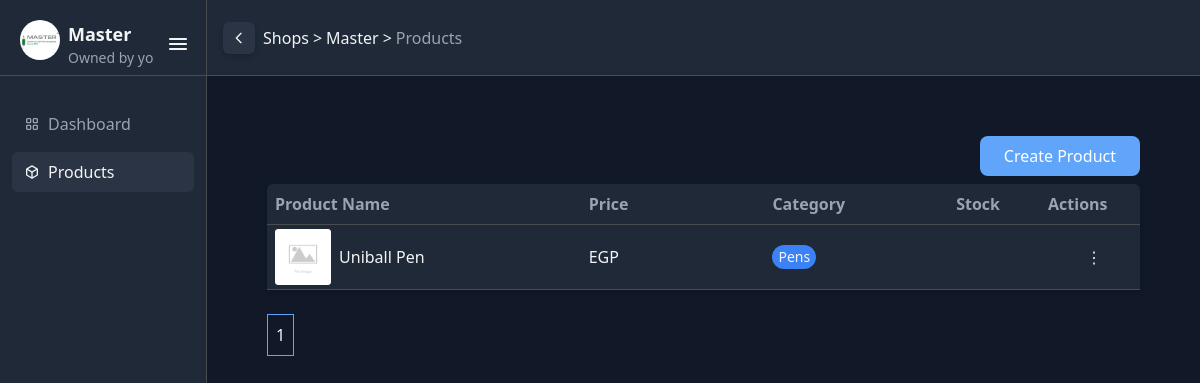
Before: /shops/master/products/ (signed in) with the older database file.
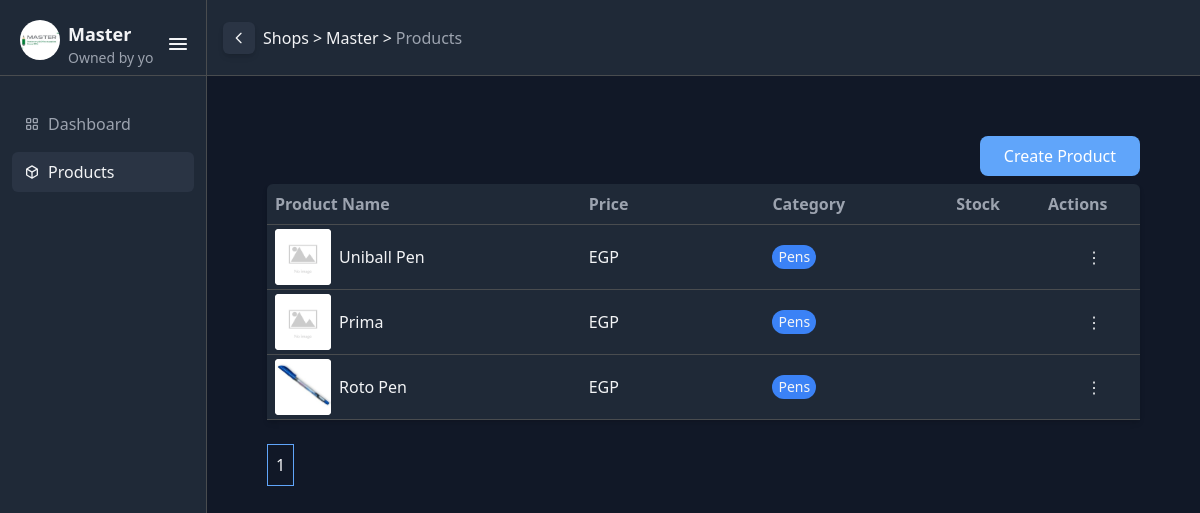
After: the same page with the newer database file.
### pos/models.py (models this page shows, shortened)
class Shop(models.Model):
    name = models.CharField(max_length=100)
    owner = models.ForeignKey(User, on_delete=models.CASCADE, related_name="shops")
    managers = models.ManyToManyField(User, through='ShopManager')
    created_at = models.DateTimeField(auto_now_add=True)
    logo = models.ImageField(upload_to="logos/", null=True, blank=True)
    slug = models.SlugField(unique=True, blank=True)
    discount_percentage = models.DecimalField(max_digits=4, decimal_places=2, default=0)
    tax_percentage = models.DecimalField(max_digits=4, decimal_places=2, default=0)
    currency_code = models.CharField(max_length=10) # Examples: EGP, $, ect...
    def get_logo_url(self):
        if self.logo:
            return self.logo.url
        return "/media/defaults/logo.jpg"

class Product(models.Model):
    shop = models.ForeignKey(Shop, on_delete=models.CASCADE, related_name="products")
    name = models.CharField(max_length=200)
    category = models.ForeignKey(Category, on_delete=models.SET_NULL, null=True, blank=True, related_name="products")

class Category(models.Model):
    shop = models.ForeignKey(Shop, on_delete=models.CASCADE, related_name="categories")
    name = models.CharField(max_length=100)
    color = models.CharField(max_length=20, choices=utils.CATEGORY_COLORS_CHOICES, default='blue')
    class Meta:
        constraints = [models.UniqueConstraint(fields=['shop', 'name'], name="unique_shop_name_category")]

class ProductVariant(models.Model):
    product = models.ForeignKey(Product, on_delete=models.CASCADE, related_name="product_variants")
    name = models.CharField(max_length=200, blank=True)
    sku = models.CharField(max_length=50, blank=True, null=False)
    barcode = models.CharField(max_length=13)
    price = models.DecimalField(max_digits=10, decimal_places=2)
    stock_quantity = models.IntegerField()
    discount_percentage = models.DecimalField(max_digits=5, decimal_places=2)
    price_after_discount = models.DecimalField(max_digits=10, decimal_places=2, blank=True, null=True)
    reorder_point = models.IntegerField(null=True, blank=True)
    is_deleted = models.BooleanField(default=False)
    marked_for_deletion_at = models.DateTimeField(null=True, blank=True)
    image = models.ImageField(upload_to=image_upload_to, null=True, blank=True)
    product_attribute_values = models.ManyToManyField(ProductAttributeValue, through="ProductVariantAttributeValue")
    def get_image_url(self):
        if self.image:
            return self.image.url
        return "/media/defaults/product.png"

### pos/views.py (the view)
# urls.py: path('shops/<str:slug>/products/', views.ProductView.as_view(), name='products'),
class ProductView(ShopAccessMixin, ListView):
    template_name = "pos/shop/products.html"
    active_page = 'products' # For context
    required_perms = ['can_view_products']
    context_object_name = "product_list"
    paginate_by = 50
    def get_queryset(self):
        products = Product.objects.filter(shop=self.shop, product_variants__is_deleted=False).distinct()
        print(products.first().pk)
        for product in products:
            product.hex_code = utils.CATEGORY_COLORS_MAPPING[product.category.color] # For context
        return products
    def get_breadcrumbs(self):
        base = super().get_breadcrumbs()
        base.extend([{"name": "Products", "url": None}])
        return base

### pos/views.py (called while the page is built, shortened)
    def get_breadcrumbs(self):
        return [{"name": "Shops", "url": reverse("home")},
                {"name": self.shop.name, "url": reverse("dashboard", args=[self.shop.slug])}]

    def dispatch(self, request, *args, **kwargs):
        slug = self.kwargs.get("slug")
        shop = get_object_or_404(Shop, slug=slug)
        if request.user.shops.filter(pk=shop.pk).exists():
            self.shop = shop
            self.isOwner = True
            self.shop_manager = None
            return super().dispatch(request, *args, **kwargs)

    def get_context_data(self, **kwargs):
        context =  super().get_context_data(**kwargs)
        context.update({
            'shop': self.shop,
            'isOwner': self.isOwner,
            'shop_manager': self.shop_manager,
            'active_page': self.active_page,
            'breadcrumbs': self.get_breadcrumbs()
        })
        return context

### pos/templates/pos/shop/products.html (shortened to what this page needs)
{% extends 'pos/shop/shop_base.html' %}
{% load static %}
{% block content %}
    <div class="flex justify-center items-center w-full p-10">
        <div class="flex flex-col gap-2">
            <a href="{% url 'product_create' shop.slug %}" class="bg-primary py-2 px-6 self-end cursor-pointer hover:bg-primary-hover text-primary-text font-medium w-fit rounded-lg">Create Product</a>
            <table class="table-fixed w-full border-collapse overflow-scroll shadow-md">
                <thead class="text-secondary-text">
                    <tr class="text-left border-b border-border h-10 bg-surface rounded-lg">
                        <th class="pl-2 rounded-tl-md w-24 md:w-56 font-semibold">Product Name</th>
                        <th class="w-24 md:w-32 font-semibold">Price</th>
                        <th class="w-32 md:w-32 font-semibold">Category</th>
                        <th class="w-12 md:w-16 font-semibold">Stock</th>
                        <th class="rounded-tr-md w-12 md:w-16 font-semibold">Actions</th>
                    </tr>
                </thead>
                <tbody class="bg-surface">
                    {% for product in product_list %}
                    <tr class="text-text border-b border-border cursor-pointer"
                     onclick="if (!event.target.closest('a, button')) window.location.href='{% url 'product_details' shop.slug product.pk %}'">
                        <td class="pl-2 flex items-center gap-2 h-16">
                            <div class="bg-white h-14 w-14 rounded-sm flex justify-center items-center">
                                {% with first_variant=product.product_variants.first %}
                                    <img src="{{ first_variant.get_image_url }}" class="h-14 rounded-sm object-contain" alt="Product image">
                                {% endwith %}
                            </div>
                            {{ product.name }}
                        </td>
                        <td>{{ shop.currency_code }} {{ product.price_after_discount }}</td>
                        <td>
                            <div style="background-color: {{ product.hex_code }};" class="w-fit px-1.5 py-0.5 rounded-2xl text-sm" >{{ product.category.name }}</div>
                        </td>
                        <td>{{ product.stock_quantity }}</td>
                        <td class="text-center">
                            <div class="relative">
                                <button class="context-menu-btn h-8 w-8 cursor-pointer rounded-lg hover:bg-hover" data-product-id="{{ product.id }}">⋮</button>
                            </div>
                        </td>
                    </tr>
                    {% endfor %}
                </tbody>
            </table>
            <div class="text-text mt-4">
                <span class="flex">
                    <div class="p-2 border border-primary">{{ page_obj.number }}</div>
                </span>
            </div>
        </div>
    </div>
{% endblock %}

### pos/templates/pos/shop/shop_base.html (shortened to what this page needs)
{% extends 'pos/base.html' %}
{% load static %}
{% block body %}
    <div class="flex h-dvh">
        {% include 'pos/shop/sidebar.html' %}
        <main class="w-full overflow-y-auto">
            <header class="h-[76px] flex items-center px-4 border-b border-b-border bg-surface sticky top-0 z-10">
                {% block header %}
                    {% include "pos/shop/breadcrumbs.html" %}
                {% endblock %}
            </header>
            <div class="p-5">
                {% block content %}{% endblock %}
            </div>
        </main>
    </div>
{% endblock %}

### pos/templates/pos/base.html (shortened to what this page needs)
{% load static %}
<!DOCTYPE html>
<html lang="en" class="dark-theme">
<head>
    <link rel="stylesheet" href="{% static 'pos/css/output.css' %}">
</head>
<body class="font-inter bg-background box-border">
    {% block body %}
    {% endblock %}
</body>
</html>

### pos/templates/pos/shop/sidebar.html (shortened to what this page needs)
{% load static %}
{% load permissions_extras %}
<div id="sidebar" class="bg-surface h-dvh w-[250px] transition-all duration-300 border-r border-r-border sticky top-0 ">
    <div id="sidebar-header" class="mb-4 border-b mt-3 p-3 border-b-border flex w-full justify-between items-center h-16">
        <div id="shop-details" class="flex gap-2 p-2 rounded-md overflow-hidden">
            <img src="{{ shop.get_logo_url }}" class="rounded-full h-10" alt="">
            <div class="flex flex-col justify-center overflow-hidden text-nowrap">
                <span class="text-text text-lg font-semibold">{{ shop.name }}</span>
                <span class="text-secondary-text text-sm">
                    {% if isOwner %}
                    Owned by you
                    {% else %}
                    Owned by '{{ shop.owner }}'
                    {% endif %}
                </span>
            </div>
        </div>
        <div class="h-[64px] flex items-center">
            <button id="sidebar-btn">
            </button>
        </div>
    </div>
    <ul class="mt-2 flex flex-col gap-2 p-3">
        {% if isOwner or shop_manager|has_permission:"can_view_dashboard" %}
        <li>
            <a href="{% url 'dashboard' shop.slug %}" class="sidebar-item flex items-center justify-start gap-1 hover:bg-hover cursor-pointer rounded-md h-10 pl-2
                {% if active_page == 'dashboard' %}
                fill-text text-text bg-hover
                {% else %}
                fill-secondary-text text-secondary-text
                {% endif %}">
                <div>
                    <span class="sidebar-item-label text-base font-medium">Dashboard</span>
                </div>
            </a>
        </li>
        {% endif %}
        {% if isOwner or shop_manager|has_permission:"can_view_products" %}
        <li>
            <a href="{% url 'products' shop.slug %}" class="sidebar-item flex items-center justify-start gap-1 hover:bg-hover cursor-pointer rounded-md h-10 pl-2
                {% if active_page == 'products' %}
                fill-text text-text bg-hover
                {% else %}
                fill-secondary-text text-secondary-text
                {% endif %}">
                <div>
                    <span class="sidebar-item-label text-base font-medium">Products</span>
                </div>
            </a>
        </li>
        {% endif %}
    </ul>
</div>

### pos/templates/pos/shop/breadcrumbs.html (shortened to what this page needs)
<div class="flex items-center gap-2 justify-start text-text">
  {% if breadcrumbs|length > 2 %}
    {% with prev=breadcrumbs|slice:":-1"|last %}
      {% if prev.url %}
        <a href="{{ prev.url }}"
           class="flex items-center gap-1 text-sm text-text hover:text-primary bg-hover p-2 rounded-md shadow-md">
          <svg xmlns="http://www.w3.org/2000/svg" class="w-4 h-4" fill="none" viewBox="0 0 24 24" stroke="currentColor">
            <path stroke-linecap="round" stroke-linejoin="round" stroke-width="2" d="M15 19l-7-7 7-7" />
          </svg>
        </a>
      {% endif %}
    {% endwith %}
  {% endif %}
  <nav class="text-text flex items-center gap-1">
    {% for crumb in breadcrumbs %}
      {% if crumb.url %}
        <a href="{{ crumb.url }}" class="hover:text-primary">{{ crumb.name }}</a>
      {% else %}
        <span class="text-secondary-text font-medium">{{ crumb.name }}</span>
      {% endif %}
      {% if not forloop.last %}
        <span>></span>
      {% endif %}
    {% endfor %}
  </nav>
</div>

Changed rows visible on the page:
added Product: name "Prima", {{ shop.currency_code }} "EGP", category.name "Pens"
added Product: product_variants.first.get_image_url (picture), name "Roto Pen", {{ shop.currency_code }} "EGP", category.name "Pens"
